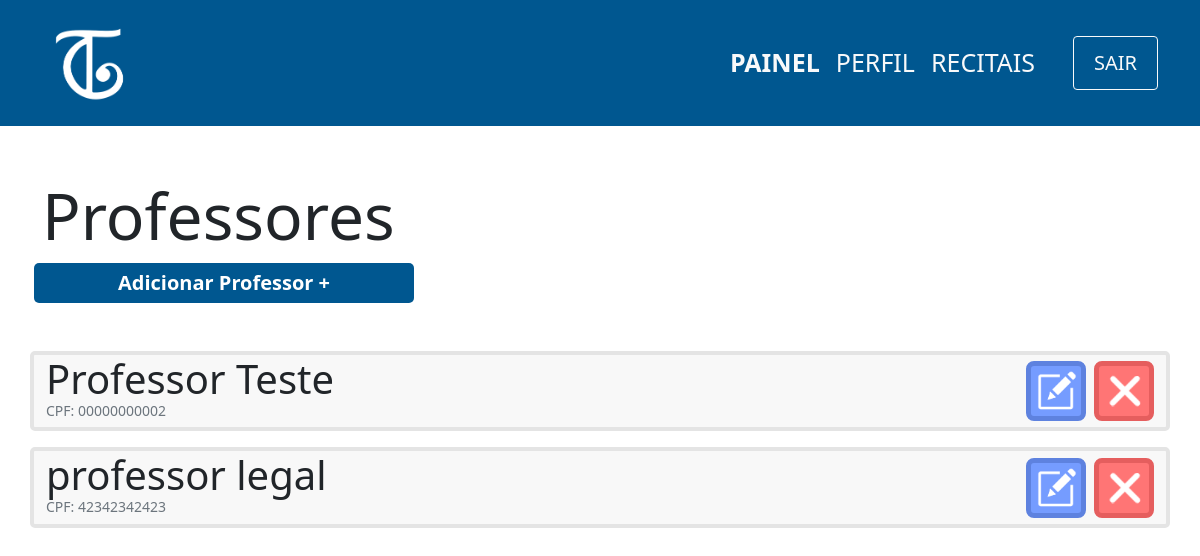
The page /view/professor/index.php (signed in) on the database as committed earlier.
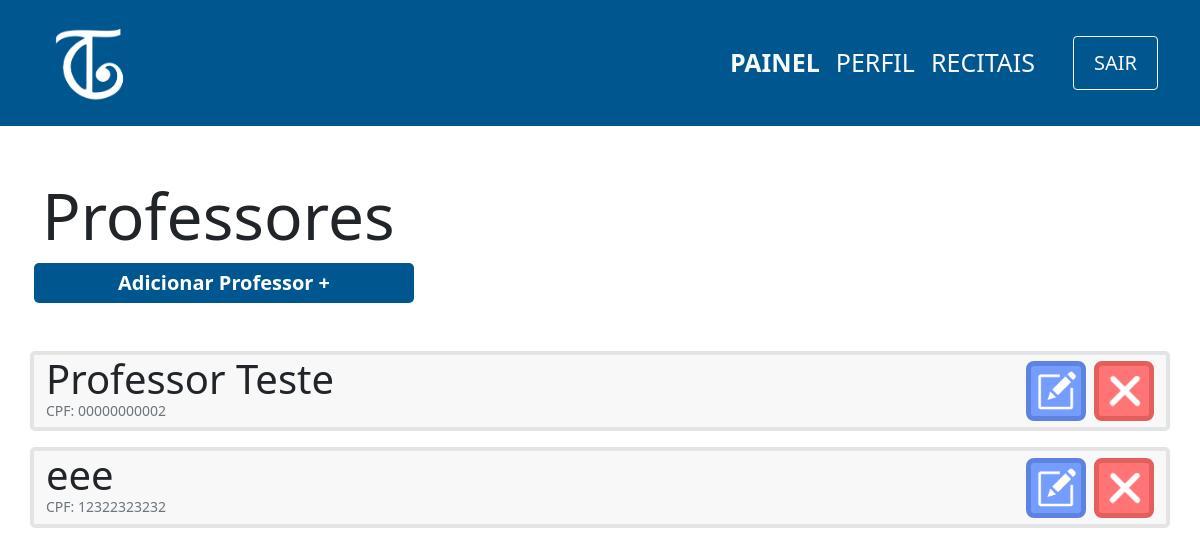
The same page on the database as committed later.
### tables this page shows
CREATE TABLE professor(
                id INTEGER PRIMARY KEY ,
                cpf varchar(11) not null,
                nome varchar(100) not null,
                senha varchar(100) not null,
                email varchar(100) not null,
                contrato varchar(150)
            );

### controller/professor/index.php (called while the page is built)
<?php
    require '../../db/connection.php';
    try {
        $sql=$db->prepare('SELECT nome,cpf,id,contrato FROM professor');
        $sql->execute();
        $professores=$sql->fetchAll(PDO::FETCH_ASSOC);
    } catch (PDOException $e) {
        echo 'Erro ao executar comando no banco de dados: ' . $e->getMessage();
        exit();
    }
?>

### view/professor/index.php (the view, shortened to what this page needs)
<?php
    include '../../layouts/navbar.php';
    include '../../controller/professor/index.php';
?>
<div class="container">
    <div class="row mt-5">
        <h1 class="mt-1 display-3">Professores</h1>
        <span class="btn-principal col-md-4 col-sm-12 mx-1 text-center mb-5" onclick="location.href='cadastro.php'">
            <a href="cadastro.php">Adicionar Professor +</a>
        </span>
        <?php
        foreach($professores as $professor){
            echo'
        <div class="col-12 card d-flex flex-row mb-3 justify-content-between">
            <div class="d-flex flex-column" id="'.$professor['id'].'">
                <p class="m-0 display-6">'.$professor['nome'].'
                ';
                echo'
                </p>
                <p class="m-0 text-muted display-3 mb-2" style="font-size:14px">CPF: '.$professor['cpf'].'</p>
            </div>
            <div class="d-flex align-items-center">
                <button onclick="location.href=\'edit.php?id='.$professor['id'].'\';" class="btn-editar mx-2" >
                    <img src="../../images/edit-icon.png" width=40px>
                </button>
                <button onclick="location.href=\'../../controller/professor/delete.php?id='.$professor['id'].'\';" class="btn-remover">
                    <img src="../../images/delete-icon.png" width=40px>
                </button>
            </div>
        </div>
        ';}
        ?>
    </div>
</div>

Rows that differ between the two databases and show on the page:
changed professor: nome "professor legal" → "eee"; cpf "42342342423" → "12322323232"
